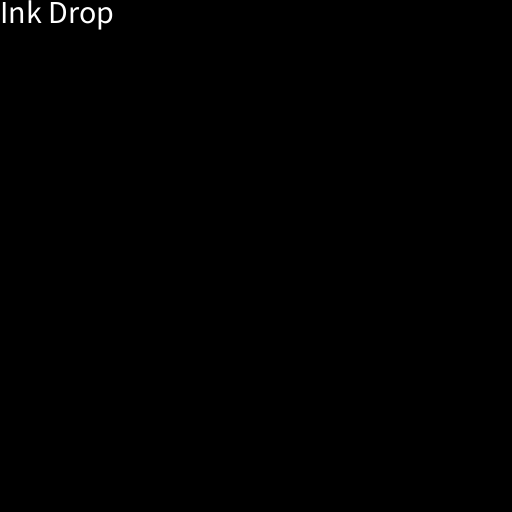
Frame 1 (no input)
Frame 60 (the mouse pressed at the canvas centre just before this capture): identical to frame 1, image omitted
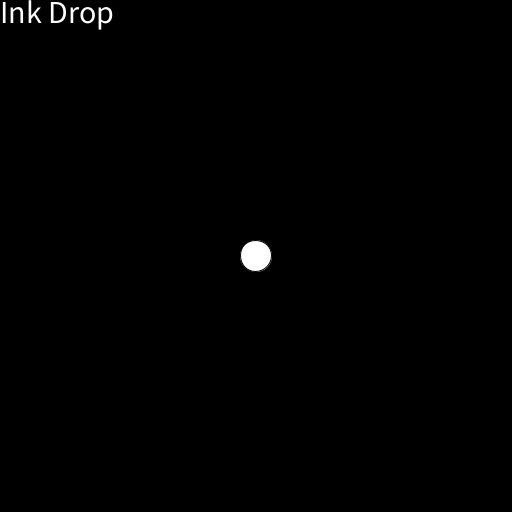
Frame 120 (the mouse held since frame 60 and released just before this capture)

The Processing sketch that drew these frames (run headless with seeded random() and noise(); from frame 60 on, the mouse is pressed at the canvas centre):

// Processing sketch: step03_TineLineFunction
// ── step03_TineLineFunction.pde
ArrayList<ArrayList<PVector>> curves; //許多頂點構成curve, 許多curve構成curves
ArrayList<ArrayList<PVector>> curves2=null; //為了 Undo 而先backup到curves2, 讓curves暫秀出演練結果, 供 tine line使用
int pressT, pressT2; //pressT: 按下mouse時的時間, pressT2: 滴墨時前一次位移的時間, 之後可合併
//boolean bSimpleInkDrop=false;//切換簡單滴墨(快) or 公式(1)滴墨(慢,deformation)
void setup(){
  size(512,512);
  curves = new ArrayList<ArrayList<PVector>>();
  textAlign(LEFT, TOP);
  textSize(32);
}
void draw(){
  background(0); //黑色的背景
  fill(255);
  for( ArrayList<PVector> curve : curves ){ //這裡程式較無效率
    beginShape(); //逐一從 curves 裡, 取出 圓形的 curve 來畫 
    for( PVector pt : curve ){ //從圓形的 curve 裡, 取出 頂點pt
      vertex(pt.x, pt.y);
    }
    endShape();
    print(curve.size()+" "); //這裡印出 curve 裡的頂點數量
  } //上面是完整的資料結構
  println("curves.size():",curves.size()); //這裡印出 curves 的數量, 發現越來越慢, 因為頂點越來越多
  if( (function==0||function==1) && mousePressed ){ //正在 press 按下時, 先用 ellipse 來畫
    //pressT: 按下mouse時的時間
    float dt=sqrt((millis()-pressT)); //繪圖時,算出時間差dt=現在-pressT, 用它算墨量, 開根號後當成直徑
    PVector center = curves.get(curves.size()-1).get(0); //之前按下去的點存在這裡,當圓心
    ellipse(center.x, center.y, dt, dt);
    
    float dt2=sqrt((millis()-pressT2)); //墨量與時間正比, 直徑需要開根號, pressT2: 滴墨時前一次位移的時間
    if(function==0) eq1_inkDrop(center.x, center.y, dt2/2); //在滴墨時, 依照墨量(半徑) 持續修改其他頂點位置
    else if(function==1) simple_inkDrop(center.x, center.y, dt2/2);
    else if(function==2) {}
    pressT2=millis(); //這裡同時更新時間, 以便算出正確的墨量
  }
  text(functionText[function], 0, 0);
}
String [] functionText={"Ink Drop", "Ink Drop Simple", "Tine Line Pattern"};
int function=0; //0: Ink Drop, 1: Ink Drop Simple, 2: Tine Line Pattern
//要思考一下使用者介面: keyboard切換功能, mouse 要依 function不同而做對應動作
//draw()裡的 mousePressed 則是只用來滴墨用,因為它太頻繁呼叫了
void keyPressed(){ //利用鍵盤來切換功能
  if(key=='0') function=0; //Ink Drop
  if(key=='1') function=1; //Ink Drop Simple
  if(key=='2'){
    function=2; //Tine Line Pattern
    curves2=new ArrayList<ArrayList<PVector>>(); //backup curves to curves2
    for( ArrayList<PVector> curve : curves ){
      ArrayList<PVector> now = new ArrayList<PVector>();
      for( PVector pt : curve ){
        now.add(new PVector(pt.x, pt.y));
      }
      curves2.add(now);
    }
  }
}
void mousePressed(){ //按下去時, 建新的 curve, 同時暫時把圓心放在裡面
  if(function==0 || function==1 || function==2){
    ArrayList<PVector> curve = new ArrayList<PVector>();
    curve.add( new PVector(mouseX,mouseY) );
    curves.add(curve); //暫時把圓心放在裡面
    pressT2=pressT=millis(); //記錄按下去的時間
  }
}
void mouseDragged(){
  if(function==2){
    PVector A = curves.get(curves.size()-1).get(0);
    PVector L = new PVector(mouseX-A.x, mouseY-A.y);
    eq2_tineLinePattern(A, L, L.mag(), 8); //跑太慢, 會當掉
  }
}
void mouseReleased(){
  if(function==0 || function==1){ //滴墨放開mouse時, 把整個圓的圓周上的頂點, 逐一加入 curve 裡, 完成資料結構
    float dt=sqrt((millis()-pressT)); //繪圖時,算出時間差dt=現在-pressT, 把它開根號,當成直徑
    ArrayList<PVector> curve = curves.get(curves.size()-1); //最出 curves 的最後一條 curve, 裡面只存圓心座標
    PVector center = curve.get(0); //之前把按下去的點存在這裡
    curve.remove(0); //把原本的圓心刪掉, 下面準備加入圓周上的點
    for(float angle=0; angle<PI*2; angle+=2*PI/(dt*PI)){ //這裡非常密集,讓圓周上頂點距離很短,相鄰1 pixel
      PVector pt = new PVector(center.x+dt/2*cos(angle), center.y+dt/2*sin(angle)); //圓周上頂點用 sin() cos() 算出來
      curve.add(pt); //所以每個加進去的頂點, 都在圓周上, 而且相鄰 1 pixel
    }
  }else if(function==2){ //tine line 時, 可以刪除最新的curve
    //ask Yes or No 
    //remove all curves2, and accept curves and curves
    curves.remove(curves.size()-1);
  }
}
//論文裡提到, 滴墨有2種狀況: 一種要變形(慢), 一種不變形(快)
void eq1_inkDrop(float cx, float cy, float r){ //滴墨的變形公式 equation 1
  for( ArrayList<PVector> curve : curves ){
    if(curve.size()<=1) continue; //避開(最後一個curve) 圓心的點, 避免公式出錯
    for( PVector pt : curve ){
      float dx=pt.x-cx, dy=pt.y-cy; //公式裡面, 要計算 P-C 向量
      float scale = sqrt(1+r*r/(dx*dx+dy*dy)); //公式裡面的移動比例
      pt.x = cx + (pt.x-cx)*scale; //依移動比例, 改變現有頂點的位置
      pt.y = cy + (pt.y-cy)*scale; //依移動比例, 改變現有頂點的位置
    }
  }
}
void simple_inkDrop(float cx, float cy, float r){
  //如Fig. 1(f) 所示, 不使用公式(1)變型, just simple ink drop 
}
void eq2_tineLinePattern(PVector A, PVector L, float alpha, float lambda){
  //這裡使用公式(2)的作法
  PVector M = new PVector(L.x, L.y).normalize();
  PVector N = new PVector(L.y, -L.x).normalize();

  stroke(255,0,0);
  line(A.x, A.y,  A.x+L.x, A.y+L.y);
  stroke(0);
  
  //for( ArrayList<PVector> curve : curves ){
  for(int i=0; i<curves.size(); i++){
    ArrayList<PVector> curve = curves.get(i);
    if(curve.size()<=1) continue; //避開(最後一個curve) 圓心的點, 避免公式出錯
    ArrayList<PVector> curve2 = curves2.get(i); //做完上面的檢查, 才能取用 curves2的這個 curve2 (因為新的 curves那一條還沒copy,會當機) 
    //for( PVector pt : curve ){
    for(int j=0; j<curve.size(); j++){
      PVector pt=curve.get(j);
      PVector pt2=curve2.get(j);
      
      float d = abs( PVector.sub(pt,A).dot(N) );
      float s=(alpha*lambda)/(d+lambda);
      pt.x = pt2.x + s*M.x;
      pt.y = pt2.y + s*M.y;
    }
  }
}
